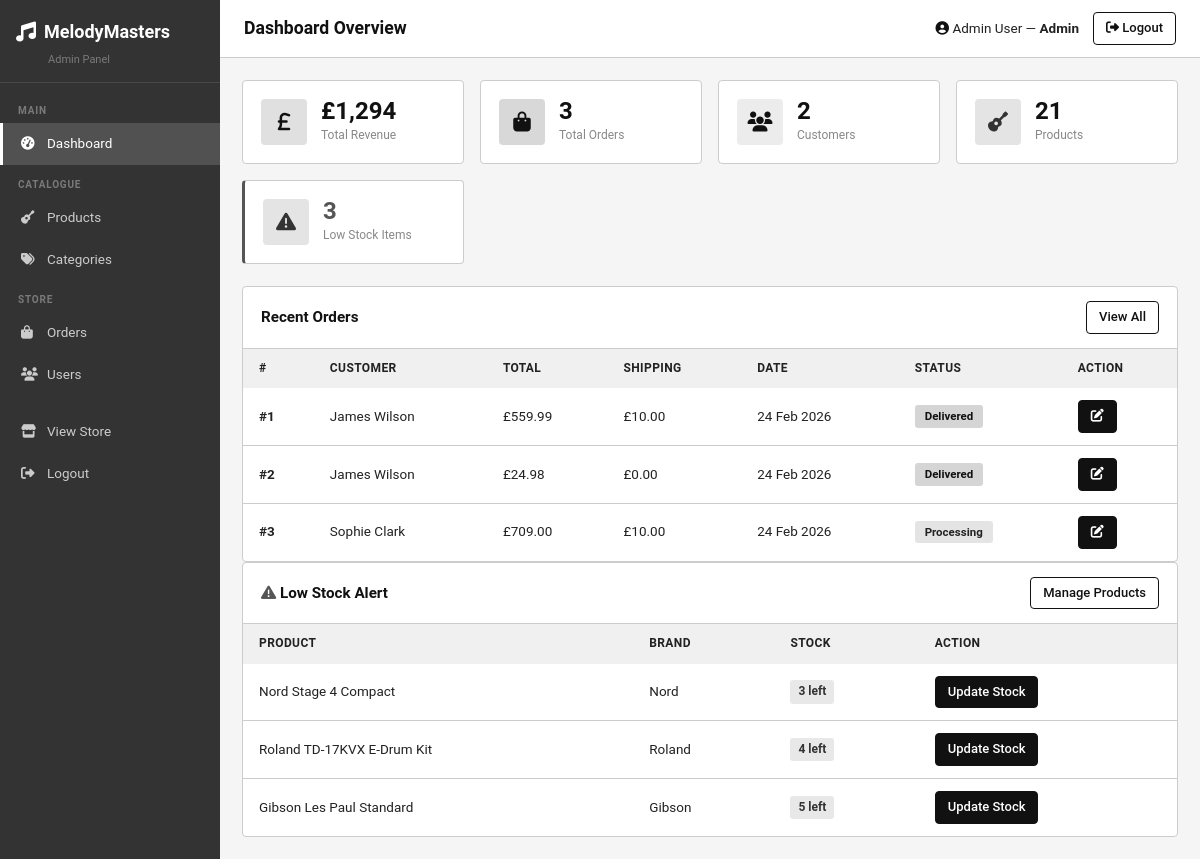
Page /admin/dashboard.php (signed in) on the committed database.
### tables this page shows
CREATE TABLE orders (
    id INT AUTO_INCREMENT PRIMARY KEY,
    user_id INT NOT NULL,
    total DECIMAL(10,2) NOT NULL,
    shipping DECIMAL(10,2) NOT NULL DEFAULT 0.00,
    status ENUM('pending','processing','shipped','delivered','cancelled') NOT NULL DEFAULT 'pending',
    shipping_name VARCHAR(100),
    shipping_address TEXT,
    shipping_city VARCHAR(100),
    shipping_postcode VARCHAR(20),
    shipping_phone VARCHAR(20),
    notes TEXT,
    created_at TIMESTAMP DEFAULT CURRENT_TIMESTAMP,
    FOREIGN KEY (user_id) REFERENCES users(id) ON DELETE CASCADE
);

CREATE TABLE users (
    id INT AUTO_INCREMENT PRIMARY KEY,
    name VARCHAR(100) NOT NULL,
    email VARCHAR(150) NOT NULL UNIQUE,
    password VARCHAR(255) NOT NULL,
    role ENUM('guest','customer','staff','admin') NOT NULL DEFAULT 'customer',
    phone VARCHAR(20),
    address TEXT,
    created_at TIMESTAMP DEFAULT CURRENT_TIMESTAMP
);

CREATE TABLE products (
    id INT AUTO_INCREMENT PRIMARY KEY,
    category_id INT NOT NULL,
    name VARCHAR(200) NOT NULL,
    slug VARCHAR(200) NOT NULL UNIQUE,
    description TEXT,
    price DECIMAL(10,2) NOT NULL,
    stock INT NOT NULL DEFAULT 0,
    brand VARCHAR(100),
    image VARCHAR(255),
    is_digital TINYINT(1) NOT NULL DEFAULT 0,
    featured TINYINT(1) NOT NULL DEFAULT 0,
    created_at TIMESTAMP DEFAULT CURRENT_TIMESTAMP,
    FOREIGN KEY (category_id) REFERENCES categories(id) ON DELETE CASCADE
);

### config/database.php (called while the page is built, shortened)
<?php
function e(string $str): string {
    return htmlspecialchars($str, ENT_QUOTES, 'UTF-8');
}

### admin/dashboard.php (the view, shortened to what this page needs)
<?php
$pdo = getDB();
$revenue  = $pdo->query("SELECT COALESCE(SUM(total),0) FROM orders WHERE status!='cancelled'")->fetchColumn();
$orders   = $pdo->query("SELECT COUNT(*) FROM orders")->fetchColumn();
$users    = $pdo->query("SELECT COUNT(*) FROM users WHERE role='customer'")->fetchColumn();
$products = $pdo->query("SELECT COUNT(*) FROM products")->fetchColumn();
$lowStock = $pdo->query("SELECT COUNT(*) FROM products WHERE stock > 0 AND stock <= 5 AND is_digital=0")->fetchColumn();
$recentOrders = $pdo->query("SELECT o.*,u.name AS uname FROM orders o JOIN users u ON u.id=o.user_id ORDER BY o.created_at DESC LIMIT 8")->fetchAll();
?>
<!DOCTYPE html>
<html lang="en">
<head>
    <link rel="stylesheet" href="../assets/css/style.css">
    <link rel="stylesheet" href="https://cdnjs.cloudflare.com/ajax/libs/font-awesome/6.5.1/css/all.min.css">
</head>
<body>
<div class="admin-layout">
<?php include 'partials/admin_sidebar.php'; ?>
<div class="admin-main">
    <?php include 'partials/admin_topbar.php'; ?>
    <div class="admin-content">
        <div class="stats-grid">
            <div class="stat-card">
                <div class="stat-icon blue"><i class="fas fa-sterling-sign"></i></div>
                <div class="stat-info"><div class="value">£<?= number_format($revenue,0) ?></div><div class="label">Total Revenue</div></div>
            </div>
            <div class="stat-card">
                <div class="stat-icon green"><i class="fas fa-shopping-bag"></i></div>
                <div class="stat-info"><div class="value"><?= $orders ?></div><div class="label">Total Orders</div></div>
            </div>
            <div class="stat-card">
                <div class="stat-icon purple"><i class="fas fa-users"></i></div>
                <div class="stat-info"><div class="value"><?= $users ?></div><div class="label">Customers</div></div>
            </div>
            <div class="stat-card">
                <div class="stat-icon orange"><i class="fas fa-guitar"></i></div>
                <div class="stat-info"><div class="value"><?= $products ?></div><div class="label">Products</div></div>
            </div>
            <?php if ($lowStock > 0): ?>
            <div class="stat-card" style="border-left:3px solid var(--warning);">
                <div class="stat-icon orange"><i class="fas fa-exclamation-triangle"></i></div>
                <div class="stat-info"><div class="value" style="color:var(--warning);"><?= $lowStock ?></div><div class="label">Low Stock Items</div></div>
            </div>
            <?php endif; ?>
        </div>
        <div class="admin-table-card">
            <div class="admin-table-header">
                <h3>Recent Orders</h3>
                <a href="manage_orders.php" class="btn btn-outline btn-sm">View All</a>
            </div>
            <table class="admin-table">
                <thead><tr><th>#</th><th>Customer</th><th>Total</th><th>Shipping</th><th>Date</th><th>Status</th><th>Action</th></tr></thead>
                <tbody>
                <?php foreach ($recentOrders as $o): ?>
                <tr>
                    <td><strong>#<?= $o['id'] ?></strong></td>
                    <td><?= e($o['uname']) ?></td>
                    <td>£<?= number_format($o['total'],2) ?></td>
                    <td>£<?= number_format($o['shipping'],2) ?></td>
                    <td><?= date('j M Y', strtotime($o['created_at'])) ?></td>
                    <td><span class="status-badge status-<?= $o['status'] ?>"><?= ucfirst($o['status']) ?></span></td>
                    <td><a href="manage_orders.php?edit=<?= $o['id'] ?>" class="btn btn-primary btn-sm"><i class="fas fa-edit"></i></a></td>
                </tr>
                <?php endforeach; ?>
                </tbody>
            </table>
        </div>
        <?php if ($lowStock > 0):
            $lowItems = $pdo->query("SELECT * FROM products WHERE stock > 0 AND stock <= 5 AND is_digital=0 ORDER BY stock ASC LIMIT 5")->fetchAll();
        ?>
        <div class="admin-table-card">
            <div class="admin-table-header">
                <h3><i class="fas fa-exclamation-triangle" style="color:var(--warning)"></i> Low Stock Alert</h3>
                <a href="manage_products.php" class="btn btn-outline btn-sm">Manage Products</a>
            </div>
            <table class="admin-table">
                <thead><tr><th>Product</th><th>Brand</th><th>Stock</th><th>Action</th></tr></thead>
                <tbody>
                <?php foreach ($lowItems as $item): ?>
                <tr>
                    <td><?= e($item['name']) ?></td>
                    <td><?= e($item['brand']) ?></td>
                    <td><span class="badge badge-warning"><?= $item['stock'] ?> left</span></td>
                    <td><a href="manage_products.php?edit=<?= $item['id'] ?>" class="btn btn-primary btn-sm">Update Stock</a></td>
                </tr>
                <?php endforeach; ?>
                </tbody>
            </table>
        </div>
        <?php endif; ?>
    </div>
</div>
</div>
</body>
</html>

### assets/css/style.css (style rules this page uses)
:root { --primary: #111111; --primary-dark: #000000; --primary-light: #eeeeee; --bg: #f5f5f5; --white: #ffffff; --light-gray: #e8e8e8; --mid-gray: #888888; --dark: #111111; --text: #222222; --border: #cccccc; --success: #333333; --danger: #333333; --warning: #555555; --radius: 4px; --font: Roboto, Arial, sans-serif; }
*, *::before, *::after { box-sizing: border-box; margin: 0; padding: 0; }
html { scroll-behavior: smooth; }
body { font-family: var(--font); background: var(--bg); color: var(--text); line-height: 1.6; font-size: 15px; }
a { color: var(--primary); text-decoration: none; }
.badge { display: inline-block; padding: 2px 8px; border-radius: 3px; font-size: 12px; font-weight: 600; }
.badge-warning { background: #e8e8e8; color: #333; }
.btn { display: inline-block; padding: 8px 18px; border-radius: var(--radius); font-size: 14px; font-weight: 500; cursor: pointer; border: 1px solid transparent; text-align: center; }
.btn-primary { background: var(--primary); color: #fff; border-color: var(--primary); }
.btn-outline { background: #fff; border-color: var(--primary); color: var(--primary); }
.btn-sm { padding: 5px 12px; font-size: 13px; }
.admin-layout { display: grid; grid-template-columns: 220px 1fr; min-height: 100vh; }
.admin-main { background: var(--bg); overflow-y: auto; }
.admin-content { padding: 22px; }
.stats-grid { display: grid; grid-template-columns: repeat(auto-fit, minmax(180px, 1fr)); gap: 16px; margin-bottom: 22px; }
.stat-card { background: var(--white); border: 1px solid var(--border); border-radius: var(--radius); padding: 18px; display: flex; align-items: center; gap: 14px; }
.stat-icon { width: 46px; height: 46px; border-radius: var(--radius); display: flex; align-items: center; justify-content: center; font-size: 20px; flex-shrink: 0; }
.stat-icon.blue { background: #e0e0e0; color: #111; }
.stat-icon.green { background: #d8d8d8; color: #111; }
.stat-icon.purple { background: #ececec; color: #111; }
.stat-icon.orange { background: #e4e4e4; color: #333; }
.stat-info .value { font-size: 1.5rem; font-weight: 700; color: var(--dark); line-height: 1; }
.stat-info .label { font-size: 12px; color: var(--mid-gray); margin-top: 3px; }
.admin-table-card { background: var(--white); border: 1px solid var(--border); border-radius: var(--radius); overflow: hidden; }
.admin-table-header { padding: 14px 18px; border-bottom: 1px solid var(--border); display: flex; align-items: center; justify-content: space-between; }
.admin-table-header h3 { font-size: 0.95rem; font-weight: 700; color: var(--dark); }
.admin-table { width: 100%; border-collapse: collapse; }
.admin-table th { background: #f0f0f0; padding: 10px 16px; text-align: left; font-size: 12px; font-weight: 700; color: var(--text); text-transform: uppercase; letter-spacing: 0.4px; }
.admin-table td { padding: 12px 16px; border-bottom: 1px solid var(--border); font-size: 13.5px; color: var(--text); vertical-align: middle; }
.admin-table tr:last-child td { border-bottom: none; }
.status-badge { display: inline-block; padding: 2px 10px; border-radius: 3px; font-size: 11.5px; font-weight: 600; }
.status-processing { background: #e4e4e4; color: #222; }
.status-delivered { background: #d5d5d5; color: #111; }

### rows in the picture
orders: id "1", user.name "James Wilson", total "559.99", shipping "10.00", created_at "24 Feb 2026", status "Delivered"
orders: id "2", user.name "James Wilson", total "24.98", shipping "0.00", created_at "24 Feb 2026", status "Delivered"
orders: id "3", user.name "Sophie Clark", total "709.00", shipping "10.00", created_at "24 Feb 2026", status "Processing"
products: name "Nord Stage 4 Compact", brand "Nord", stock "3"
products: name "Roland TD-17KVX E-Drum Kit", brand "Roland", stock "4"
products: name "Gibson Les Paul Standard", brand "Gibson", stock "5"

### other values in the picture
$titles[$current] "Dashboard Overview"
$user['name'] "Admin User"
$user['role'] "Admin"
$revenue "1,294"
$orders "3"
$users "2"
$products "21"
$lowStock "3"
